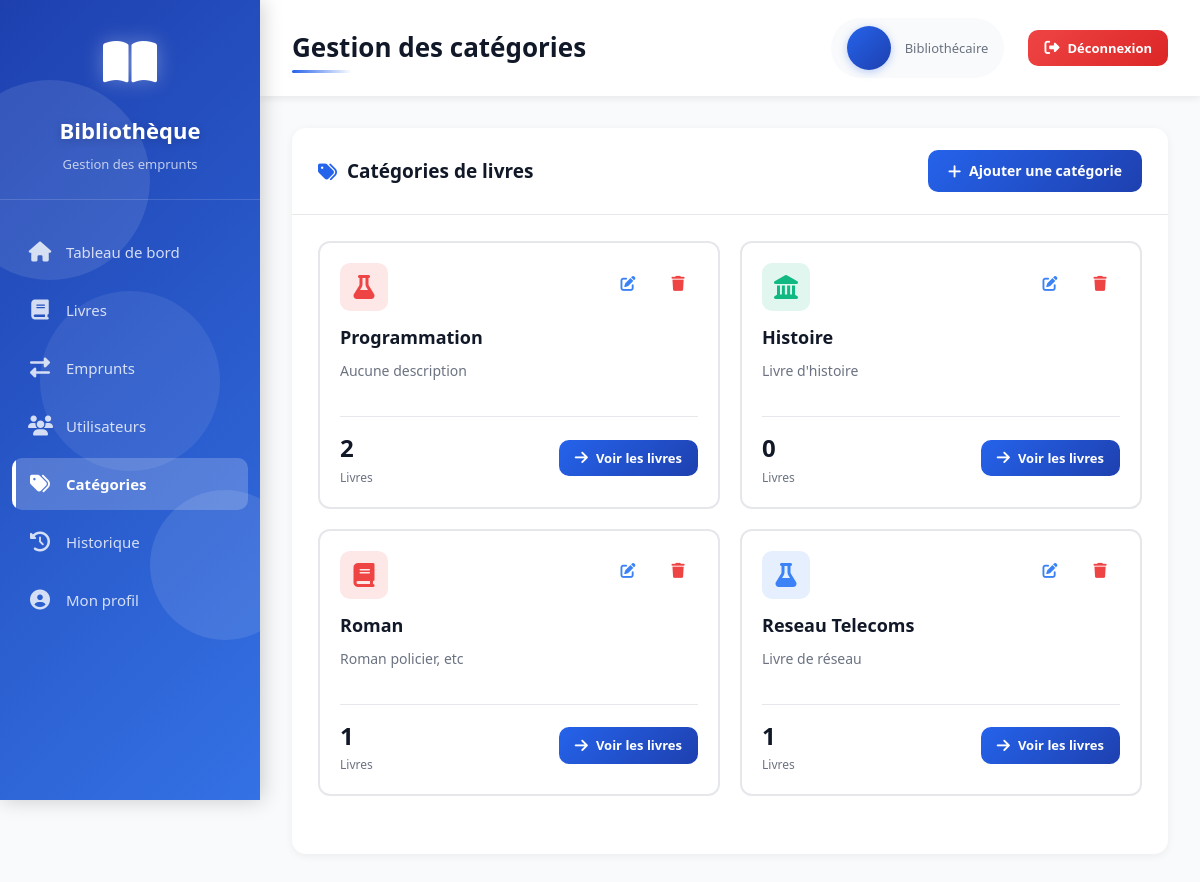
Page /categories/ (signed in) on the committed database.
### books/models.py (models this page shows, shortened)
class Categorie(models.Model):
    nom = models.CharField(max_length=40,null=False)
    description = models.TextField()
    icone = models.CharField(max_length=50, choices=ICONE_CHOICES)
    couleur = models.CharField(max_length=10, null=False)
    slug_url = models.SlugField(max_length=100, blank=True, unique=True)
    is_active = models.BooleanField(default=True)
    def livres(self):
        return self.livre_set.count()

### app/views.py (the view)
# urls.py: path('categories/', views.categories_list, name="categories_list"),
@login_required(login_url='signin')
def categories_list(request):
    categories = Categorie.objects.all()
    return render(request, "categories_list.html", {
        "categories": categories
    })

### templates/categories_list.html (shortened to what this page needs)
{% extends 'base.html' %}
{% block page_title %}Gestion des catégories{% endblock %}
{% block content %}
<div class="card">
    <div class="card-header">
        <h3><i class="fas fa-tags"></i> Catégories de livres</h3>
        <a href="{% url 'categories_form' %}" class="btn btn-primary">
            <i class="fas fa-plus"></i>
            Ajouter une catégorie
        </a>
    </div>
    <div class="card-body">
        <div style="display: grid; grid-template-columns: repeat(auto-fill, minmax(280px, 1fr)); gap: 20px; margin-bottom: 32px;">
            {% for category in categories %}
            <div style="background: white; border: 2px solid #e5e7eb; border-radius: 12px; padding: 20px; transition: all 0.3s ease; cursor: pointer;"
                 onmouseover="this.style.borderColor='#2563eb'; this.style.transform='translateY(-4px)'; this.style.boxShadow='0 8px 16px rgba(0,0,0,0.1)';"
                 onmouseout="this.style.borderColor='#e5e7eb'; this.style.transform='translateY(0)'; this.style.boxShadow='none';">
                <div style="display: flex; justify-content: space-between; align-items: start; margin-bottom: 12px;">
                    <div style="width: 48px; height: 48px; border-radius: 10px; background: {{ category.couleur|default:'#3b82f6' }}20; display: flex; align-items: center; justify-content: center;">
                        <i class="fas fa-{{ category.icone|default:'book' }}" style="font-size: 24px; color: {{ category.couleur|default:'#3b82f6' }};"></i>
                    </div>
                    <div class="action-buttons">
                        <a href="{% url 'categories_edit' category.id %}" class="btn btn-sm btn-icon btn-edit" title="Modifier">
                            <i class="fas fa-edit"></i>
                        </a>
                        <a href="{% url 'categories_delete' category.id %}"
                           class="btn btn-sm btn-icon btn-delete"
                           title="Supprimer"
                           onclick="return confirm('Supprimer cette catégorie ?');">
                            <i class="fas fa-trash"></i>
                        </a>
                    </div>
                </div>
                <h4 style="font-size: 18px; font-weight: 600; color: #111827; margin-bottom: 8px;">
                    {{ category.nom }}
                </h4>
                <p style="font-size: 14px; color: #6b7280; margin-bottom: 16px; min-height: 40px;">
                    {{ category.description|default:"Aucune description" }}
                </p>
                <div style="display: flex; justify-content: space-between; align-items: center; padding-top: 12px; border-top: 1px solid #e5e7eb;">
                    <div>
                        <div style="font-size: 24px; font-weight: 700; color: #111827;">{{ category.livres|default:"0" }}</div>
                        <div style="font-size: 12px; color: #6b7280;">Livres</div>
                    </div>
                    <a href="{% url 'books_list' %}?category={{ category.id }}" class="btn btn-sm btn-primary">
                        <i class="fas fa-arrow-right"></i>
                        Voir les livres
                    </a>
                </div>
            </div>
            {% endfor %}
        </div>
    </div>
</div>
{% endblock %}

### static/css/style.css (style rules this page uses)
:root { --primary-color: #2563eb; --primary-dark: #1e40af; --secondary-color: #10b981; --danger-color: #ef4444; --warning-color: #f59e0b; --dark-bg: #1f2937; --sidebar-bg: #111827; --text-dark: #111827; --text-light: #6b7280; --border-color: #e5e7eb; --success-color: #10b981; --info-color: #3b82f6; }
* { margin: 0; padding: 0; box-sizing: border-box; }
body { font-family: 'Segoe UI', Tahoma, Geneva, Verdana, sans-serif; background-color: #f9fafb; color: var(--text-dark); line-height: 1.6; }
.card { background: white; border-radius: 14px; box-shadow: 0 2px 8px rgba(0,0,0,0.06); margin-bottom: 24px; animation: slideUp 0.6s ease backwards; transition: all 0.3s ease; }
.card:nth-child(1) { animation-delay: 0.1s; }
.card-header { padding: 22px 26px; border-bottom: 1px solid var(--border-color); display: flex; justify-content: space-between; align-items: center; }
.card-header h3 { font-size: 19px; font-weight: 700; color: var(--text-dark); display: flex; align-items: center; gap: 10px; }
.card-header h3 i { color: var(--primary-color); }
.card-body { padding: 26px; }
.btn { display: inline-flex; align-items: center; gap: 8px; padding: 10px 20px; border: none; border-radius: 10px; font-size: 14px; font-weight: 600; cursor: pointer; text-decoration: none; transition: all 0.3s ease; position: relative; overflow: hidden; }
.btn::before { content: ''; position: absolute; top: 50%; left: 50%; width: 0; height: 0; border-radius: 50%; background: rgba(255, 255, 255, 0.3); transform: translate(-50%, -50%); transition: width 0.6s, height 0.6s; }
.btn i { font-size: 15px; }
.btn-primary { background: linear-gradient(135deg, var(--primary-color), var(--primary-dark)); color: white; }
.btn-sm { padding: 8px 16px; font-size: 13px; }
.btn-icon { padding: 10px; width: 40px; height: 40px; justify-content: center; }
.action-buttons { display: flex; gap: 10px; }
.btn-edit { color: var(--info-color); transition: all 0.3s ease; }
.btn-delete { color: var(--danger-color); transition: all 0.3s ease; }

### rows in the picture
Categorie: nom "Programmation", description "Aucune description", livres "2"
Categorie: nom "Histoire", description "Livre d'histoire", livres "0"
Categorie: nom "Roman", description "Roman policier, etc", livres "1"
Categorie: nom "Reseau Telecoms", description "Livre de réseau", livres "1"

### other values in the picture
{{ user.role|default:"Bibliothécaire" }} "Bibliothécaire"
